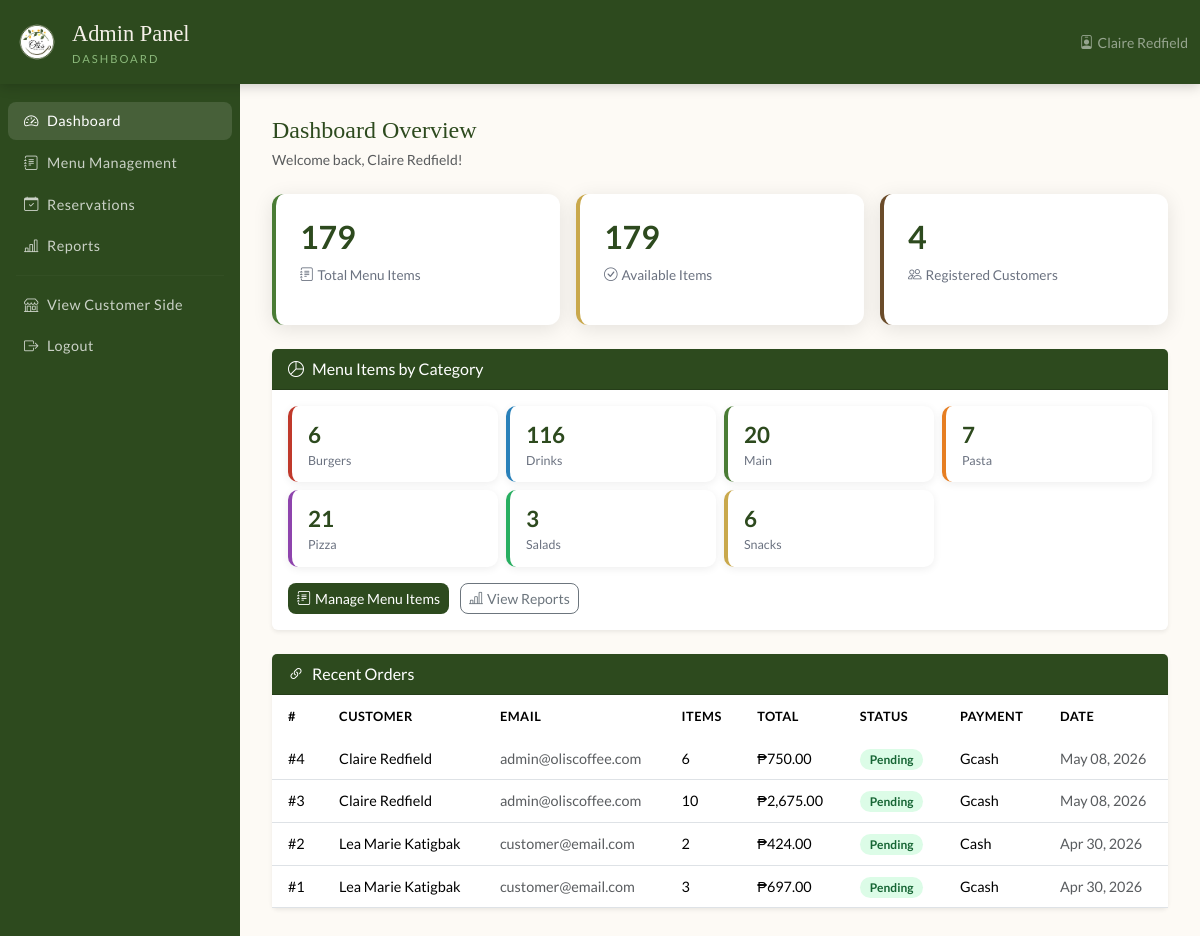
/admin/dashboard.php (signed in), run on an earlier commit of the app's database.
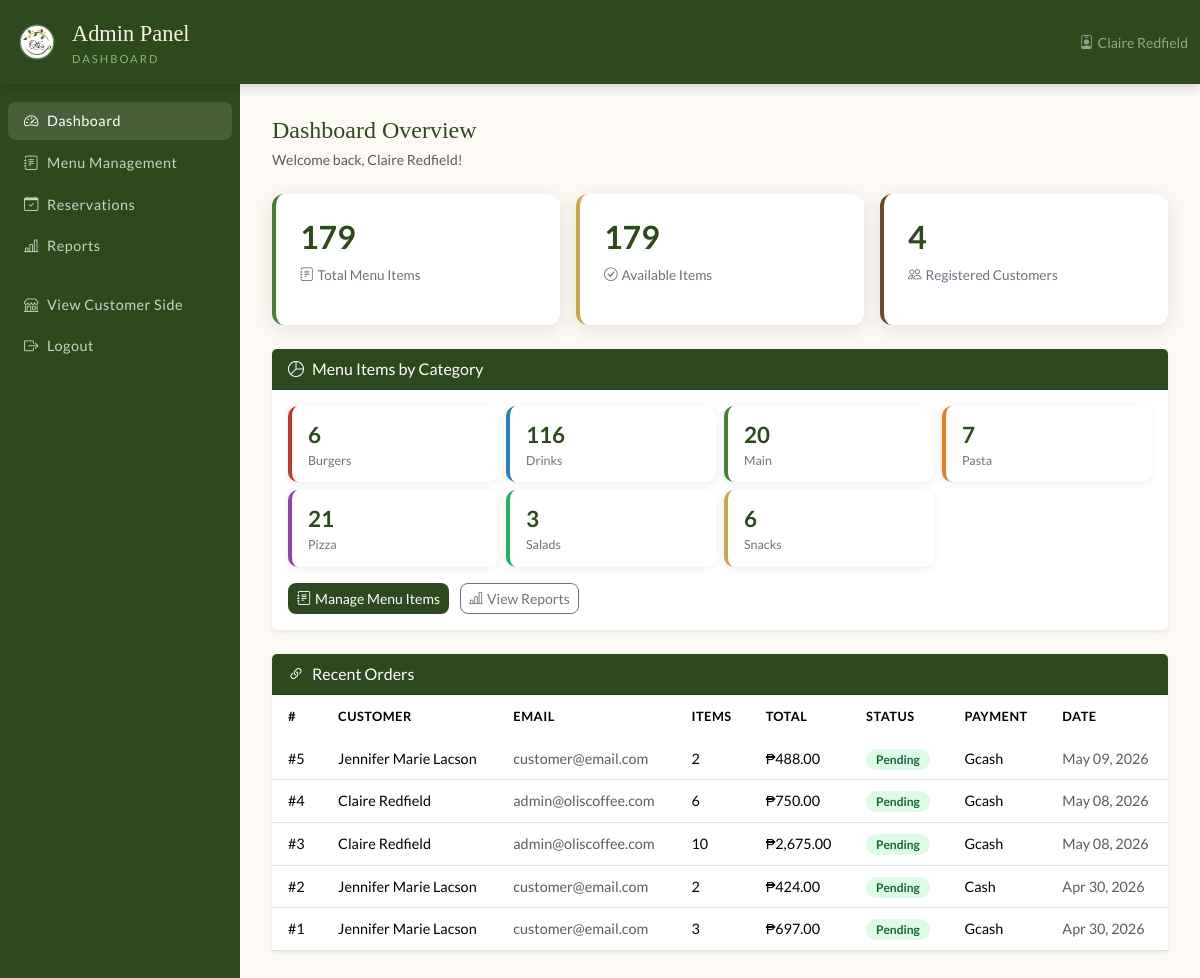
And on a later commit of the database.
### tables this page shows
CREATE TABLE `orders` (
  `id` int(11) NOT NULL AUTO_INCREMENT,
  `user_id` int(11) NOT NULL,
  `reservation_id` int(11) DEFAULT NULL,
  `total_amount` decimal(10,2) NOT NULL,
  `status` enum('pending','confirmed','preparing','ready','completed','cancelled') DEFAULT 'pending',
  `payment_method` enum('gcash','cash') DEFAULT 'cash',
  `payment_status` enum('unpaid','paid') DEFAULT 'unpaid',
  `notes` text DEFAULT NULL,
  `created_at` timestamp NOT NULL DEFAULT current_timestamp(),
  PRIMARY KEY (`id`),
  KEY `user_id` (`user_id`),
  KEY `fk_order_reservation` (`reservation_id`),
  CONSTRAINT `fk_order_reservation` FOREIGN KEY (`reservation_id`) REFERENCES `reservations` (`id`) ON DELETE SET NULL,
  CONSTRAINT `orders_ibfk_1` FOREIGN KEY (`user_id`) REFERENCES `users` (`id`) ON DELETE CASCADE
);

CREATE TABLE `users` (
  `id` int(11) NOT NULL AUTO_INCREMENT,
  `name` varchar(100) NOT NULL,
  `email` varchar(100) NOT NULL,
  `password` varchar(255) NOT NULL,
  `role` enum('admin','customer') DEFAULT 'customer',
  `created_at` timestamp NOT NULL DEFAULT current_timestamp(),
  `profile_pic` varchar(255) DEFAULT NULL,
  PRIMARY KEY (`id`),
  UNIQUE KEY `email` (`email`)
);

### admin/dashboard.php (the view, shortened to what the changed rows need)
<?php
$db = getDB();
$catStats = $db->query("SELECT category, COUNT(*) as cnt FROM menu_items GROUP BY category ORDER BY category");
$joinResult = $db->query("
    SELECT o.id, u.name AS customer, u.email,
           COUNT(oi.id) AS total_items,
           o.total_amount, o.status, o.payment_method, o.created_at
    FROM orders o
    JOIN users u ON o.user_id = u.id
    JOIN order_items oi ON oi.order_id = o.id
    GROUP BY o.id
    ORDER BY o.created_at DESC
    LIMIT 10
");
?>
<!DOCTYPE html>
<html lang="en">
<head>
  <link rel="stylesheet" href="https://cdn.jsdelivr.net/npm/bootstrap@5.3.2/dist/css/bootstrap.min.css">
  <link rel="stylesheet" href="https://cdn.jsdelivr.net/npm/bootstrap-icons@1.11.3/font/bootstrap-icons.min.css">
  <link rel="stylesheet" href="../css/style.css">
</head>
<body>
<div class="d-flex">
  <main class="admin-content">
    <div class="card border-0 shadow-sm mb-4">
      <div class="card-body p-3">
        <div class="row g-2">
          <?php
          $catColors = [
            'Main'    => 'var(--green-mid)',
            'Snacks'  => 'var(--gold)',
            'Pasta'   => '#e67e22',
            'Burgers' => '#c0392b',
            'Salads'  => '#27ae60',
            'Pizza'   => '#8e44ad',
            'Drinks'  => '#2980b9',
          ];
          while ($row = $catStats->fetch_assoc()):
            $color = $catColors[$row['category']] ?? 'var(--text-muted)';
          ?>
          <div class="col-6 col-md-3">
            <div style="background:white; border-radius:10px; padding:12px 16px;
                        border-left: 4px solid <?= $color ?>; box-shadow: 0 2px 8px rgba(0,0,0,0.07);">
              <div style="font-size:1.4rem; font-weight:700; color:var(--green-dark);"><?= $row['cnt'] ?></div>
              <div style="font-size:0.78rem; color:var(--text-muted);"><?= htmlspecialchars($row['category']) ?></div>
            </div>
          </div>
          <?php endwhile; ?>
        </div>
      </div>
    </div>
    <div class="card border-0 shadow-sm">
      <div class="card-body p-0">
        <div class="table-responsive">
          <table class="table table-olis mb-0">
            <thead>
              <tr>
                <th>#</th>
                <th>Customer</th>
                <th>Email</th>
                <th>Items</th>
                <th>Total</th>
                <th>Status</th>
                <th>Payment</th>
                <th>Date</th>
              </tr>
            </thead>
            <tbody>
              <?php if ($joinResult && $joinResult->num_rows > 0): ?>
                <?php while ($row = $joinResult->fetch_assoc()): ?>
                <tr>
                  <td>#<?= $row['id'] ?></td>
                  <td><?= htmlspecialchars($row['customer']) ?></td>
                  <td class="text-muted small"><?= htmlspecialchars($row['email']) ?></td>
                  <td><?= $row['total_items'] ?></td>
                  <td>₱<?= number_format($row['total_amount'], 2) ?></td>
                  <td><span class="badge-available"><?= ucfirst($row['status']) ?></span></td>
                  <td><?= ucfirst($row['payment_method']) ?></td>
                  <td class="text-muted small"><?= date('M d, Y', strtotime($row['created_at'])) ?></td>
                </tr>
                <?php endwhile; ?>
              <?php endif; ?>
            </tbody>
          </table>
        </div>
      </div>
    </div>
  </main>
</div>
</body>
</html>

What changed in the data, as far as the page shows it:
added orders: id "5", user.name "Jennifer Marie Lacson", user.email "customer@email.com", total_items "2", total_amount "488.00", status "Pending", payment_method "Gcash", created_at "May 09, 2026"
changed through a linked row, orders "Cash": user.name "Lea Marie Katigbak" → "Jennifer Marie Lacson"
changed through a linked row, orders id 1: user.name "Lea Marie Katigbak" → "Jennifer Marie Lacson"
